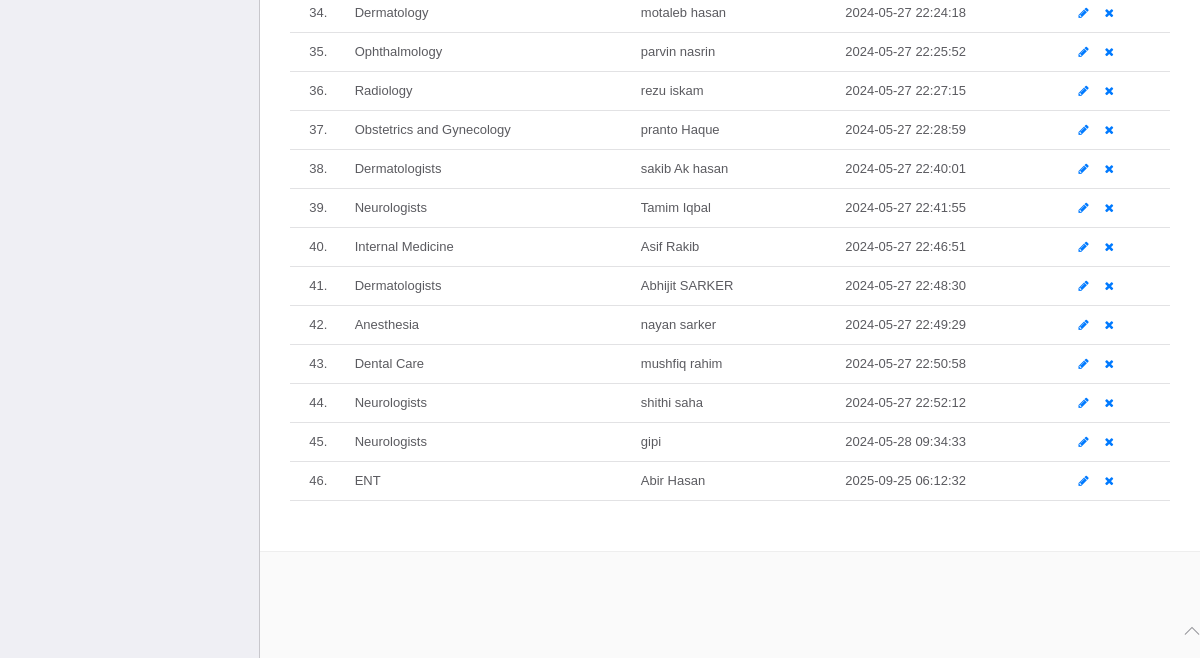
/hms/admin/manage-doctors.php (signed in, lower part), run on an earlier commit of the app's database.
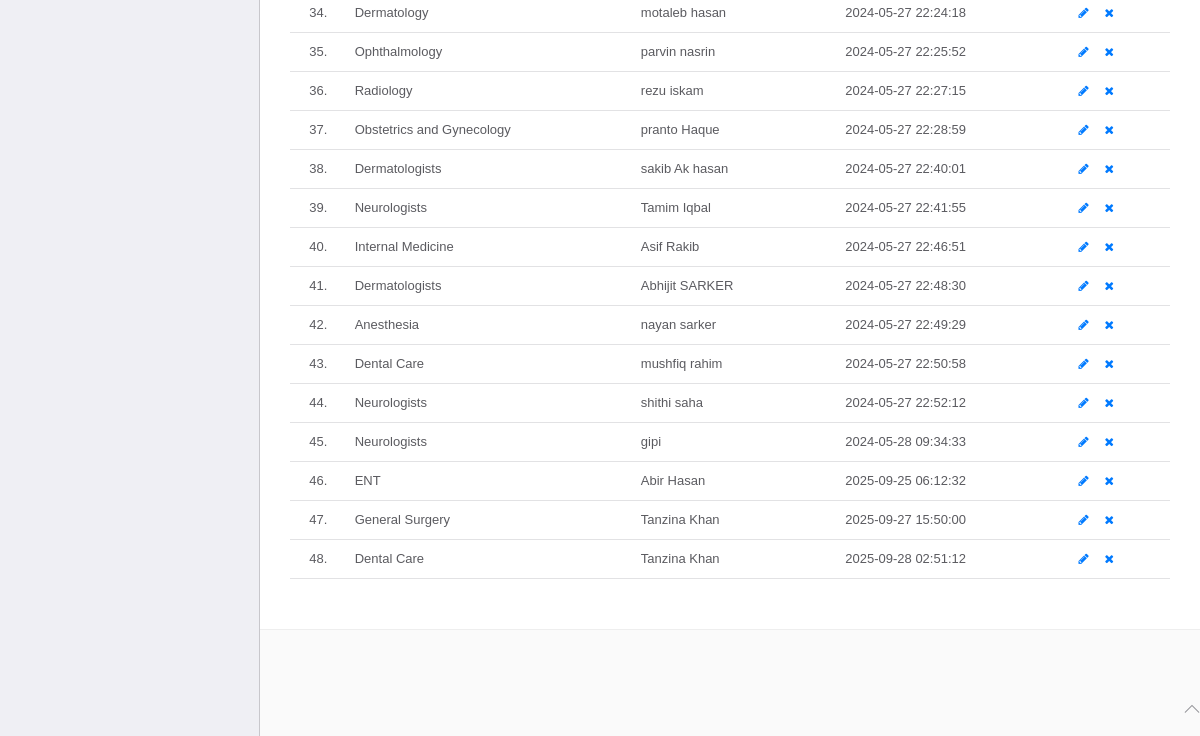
And on a later commit of the database.
### tables this page shows
CREATE TABLE `doctors` (
  `id` int NOT NULL,
  `specilization` varchar(255) DEFAULT NULL,
  `doctorName` varchar(255) DEFAULT NULL,
  `experience` varchar(255) DEFAULT NULL,
  `address` longtext,
  `docFees` varchar(255) DEFAULT NULL,
  `doctors_address` varchar(100) DEFAULT NULL,
  `contactno` bigint DEFAULT NULL,
  `docEmail` varchar(255) DEFAULT NULL,
  `password` varchar(255) DEFAULT NULL,
  `creationDate` timestamp NULL DEFAULT CURRENT_TIMESTAMP,
  `updationDate` timestamp NULL DEFAULT NULL ON UPDATE CURRENT_TIMESTAMP,
  `status` varchar(255) DEFAULT NULL,
  `certificate` varchar(1000) DEFAULT NULL
);

### hms/admin/manage-doctors.php (the view, shortened to what this page needs)
<?php
include('include/config.php');
if(strlen($_SESSION['id']==0)) {
 header('location:logout.php');
  } else{
?>
<!DOCTYPE html>
<html lang="en">
	<head>
		<link rel="stylesheet" href="vendor/bootstrap/css/bootstrap.min.css">
		<link rel="stylesheet" href="vendor/fontawesome/css/font-awesome.min.css">
		<link rel="stylesheet" href="vendor/themify-icons/themify-icons.min.css">
		<link href="vendor/animate.css/animate.min.css" rel="stylesheet" media="screen">
		<link href="vendor/perfect-scrollbar/perfect-scrollbar.min.css" rel="stylesheet" media="screen">
		<link href="vendor/switchery/switchery.min.css" rel="stylesheet" media="screen">
		<link href="vendor/bootstrap-touchspin/jquery.bootstrap-touchspin.min.css" rel="stylesheet" media="screen">
		<link href="vendor/select2/select2.min.css" rel="stylesheet" media="screen">
		<link href="vendor/bootstrap-datepicker/bootstrap-datepicker3.standalone.min.css" rel="stylesheet" media="screen">
		<link href="vendor/bootstrap-timepicker/bootstrap-timepicker.min.css" rel="stylesheet" media="screen">
		<link rel="stylesheet" href="assets/css/styles.css">
		<link rel="stylesheet" href="assets/css/plugins.css">
		<link rel="stylesheet" href="assets/css/themes/theme-1.css" id="skin_color" />
	</head>
	<body>
		<div id="app">
<?php include('include/sidebar.php');?>
			<div class="app-content">
				<div class="main-content" >
					<div class="wrap-content container" id="container">
						<div class="container-fluid container-fullw bg-white">
									<div class="row">
								<div class="col-md-12">
									<table class="table table-hover" id="sample-table-1">
										<tbody>
<?php
$sql=mysqli_query($con,"select * from doctors");
$cnt=1;
while($row=mysqli_fetch_array($sql))
{
?>
											<tr>
												<td class="center"><?php echo $cnt;?>.</td>
												<td class="hidden-xs"><?php echo $row['specilization'];?></td>
												<td><?php echo $row['doctorName'];?></td>
												<td><?php echo $row['creationDate'];?>
												</td>
												<td >
												<div class="visible-md visible-lg hidden-sm hidden-xs">
							<a href="edit-doctor.php?id=<?php echo $row['id'];?>" class="btn btn-transparent btn-xs" tooltip-placement="top" tooltip="Edit"><i class="fa fa-pencil"></i></a>
	<a href="manage-doctors.php?id=<?php echo $row['id']?>&del=delete" onClick="return confirm('Are you sure you want to delete?')"class="btn btn-transparent btn-xs tooltips" tooltip-placement="top" tooltip="Remove"><i class="fa fa-times fa fa-white"></i></a>
												</div>
												</td>
											</tr>
											<?php
$cnt=$cnt+1;
											 }?>
										</tbody>
									</table>
								</div>
							</div>
								</div>
							</div>
						</div>
					</div>
				</div>
	<?php include('include/footer.php');?>
	</body>
</html>
<?php } ?>

What changed in the data, as far as the page shows it:
added doctors: specilization "General Surgery", doctorName "Tanzina Khan", creationDate "2025-09-27 15:50:00"
added doctors: specilization "Dental Care", doctorName "Tanzina Khan", creationDate "2025-09-28 02:51:12"
